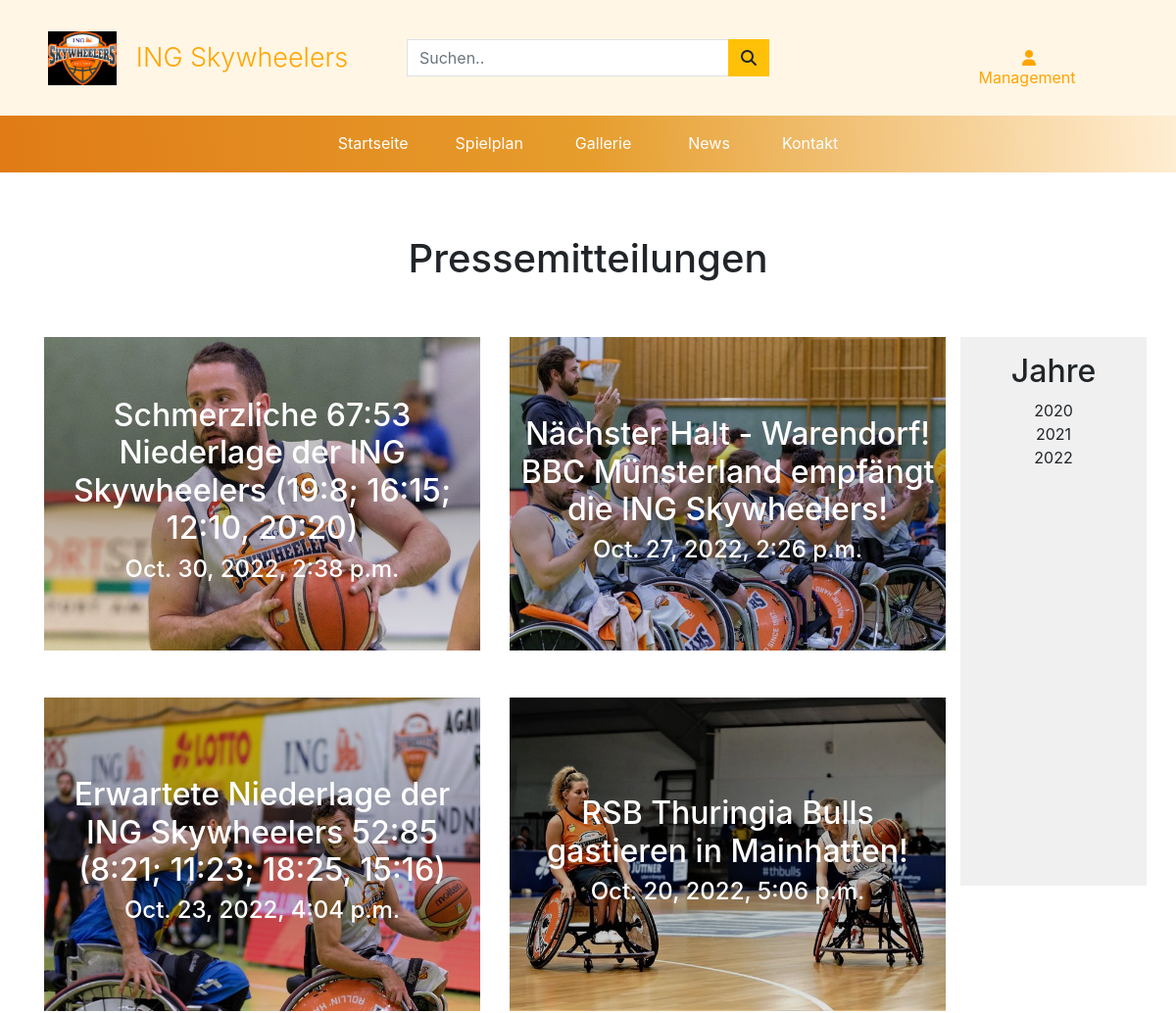
/nachrichten/ (upper part), run on an earlier commit of the app's database.
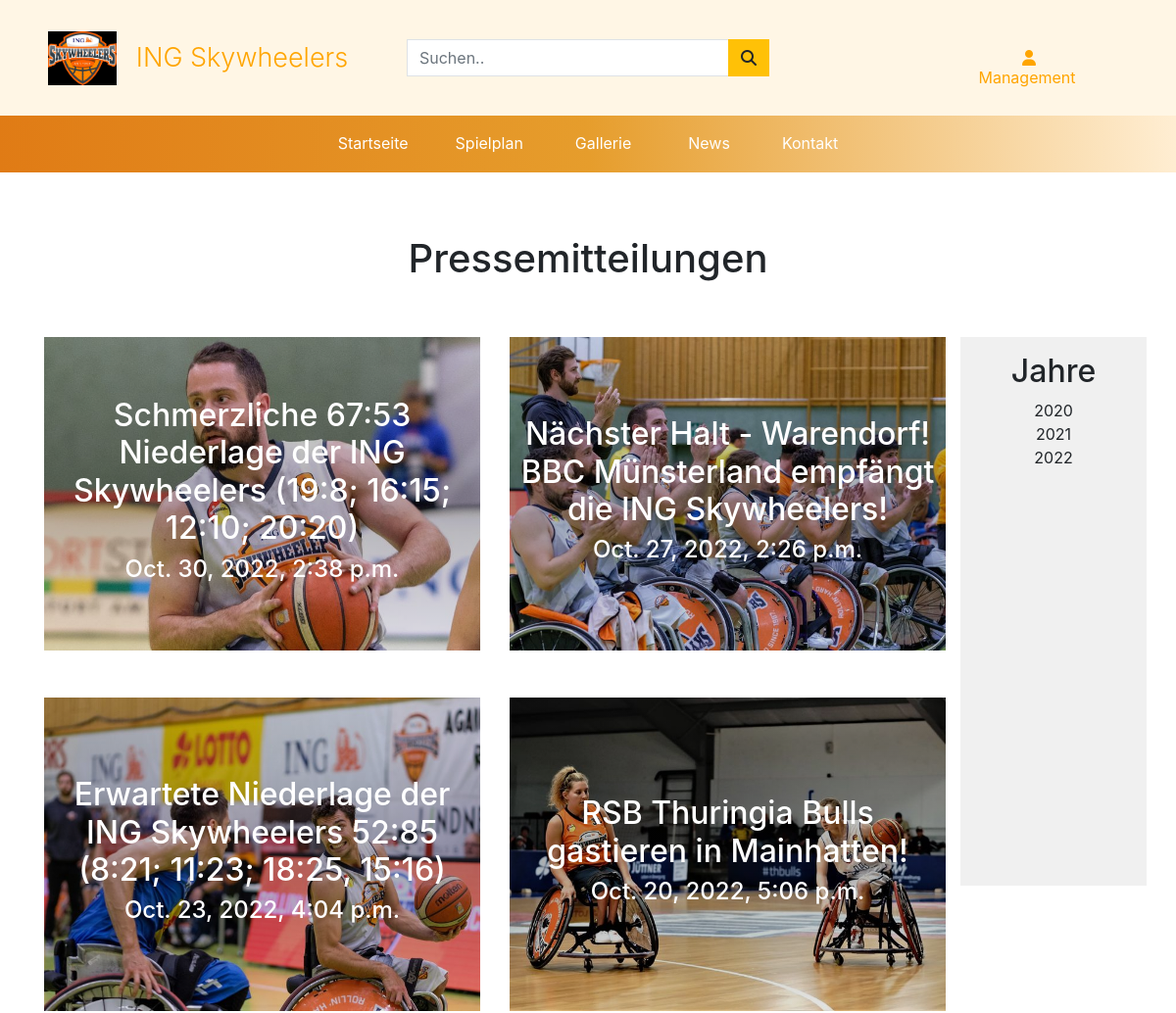
And on a later commit of the database.
### news/models.py (models this page shows, shortened)
class NewsHeadline(models.Model):
    friendly_name = models.CharField(max_length=254, null=False, blank=False, default='')
    image = models.ImageField(null=True, blank=True)
    heading = models.CharField(max_length=254, null=False, blank=False, default='')
    second_heading = models.CharField(max_length=254, null=True, blank=True, default='')
    time_and_date_published = models.DateTimeField(null=False, blank=False, default='')
    paragraph1 = models.TextField(default='', null=False, blank=False)
    paragraph2 = models.TextField(default='', null=True, blank=True)
    paragraph3 = models.TextField(default='', null=True, blank=True)
    paragraph4 = models.TextField(default='', null=True, blank=True)
    paragraph5 = models.TextField(default='', null=True, blank=True)
    paragraph6 = models.TextField(default='', null=True, blank=True)
    paragraph7 = models.TextField(default='', null=True, blank=True)
    paragraph8 = models.TextField(default='', null=True, blank=True)
    paragraph9 = models.TextField(default='', null=True, blank=True)
    paragraph10 = models.TextField(default='', null=True, blank=True)
    verbose_name_plural = 'Pressemitteilungen'

### news/views.py (the view)
# urls.py: path('', views.news_page , name='news_page'),
def news_page(request):
    d = datetime.datetime.now()
    yearsList = []
    def detectChangeOfYear():
        for i in range(2020, 2120):
            previousYear = i
            yearsList.append(i)
            for j in range(2021, 2121):
                newYear = j
                if previousYear == d.year:
                    return yearsList
                elif d.year == newYear and previousYear == d.year - 1:
                    yearsList.append(newYear)
                    return yearsList
    detectYear = detectChangeOfYear()
    currentYear = None
    if request.GET:
        if 'selectedNewsYear' in request.GET:
            selectedDate = request.GET['selectedNewsYear']
            theDate = int(selectedDate)
            currentYear = theDate
    else:
        currentYear = yearsList[-1]
    main_news_info = NewsHeadline.objects.all().order_by('-time_and_date_published')
    searched = False
    query = None
    if 'q' in request.GET:
        query = request.GET['q']
        queries = Q(heading__icontains=query) | Q(second_heading__icontains=query)
        searched = True
        main_news_info = NewsHeadline.objects.filter(queries)
    context = {
        'main_news_info': main_news_info,
        'search_term': query,
        'searched': searched,
        'yearChanged': detectYear,
        'yearsList': yearsList,
        'currentYear': currentYear
    }
    return render(request, 'news/news.html', context)

### news/templates/news/news.html (shortened to what this page needs)
{% extends 'base.html' %}
{% load static %}
{% block css %}
<link rel="stylesheet" href="{% static 'news/news.css' %}">
{% endblock %}
{% block content %}
<section>
    <div class="container-fluid">
        <div class="row">
            <div class="col-12 order-md-first">
            </div>
            {% if request.user.is_superuser %}
            <div class="col-12 mt-3 text-center">
                <h1>Pressemitteilungen</h1>
            </div>
            <div class="col-12 d-flex justify-content-center text-center mt-3 mb-5">
                <a href="{% url 'add_article' %}" class="btn btn-outline-warning rounded-0">+ Neue Pressemitteilung hinzufügen</a>
            </div>
            {% else %}
            <div class="col-12 my-5 text-center">
                <h1>Pressemitteilungen</h1>
            </div>
            {% endif %}
        </div>
    </div>
    <div class="container">
        <div class="row">
            <div class="col-12 col-md-10">
                <div class="row">
                    {% for news_i in main_news_info %}
                    {% if news_i.time_and_date_published.year == currentYear and searched == False %}
                    <div class="col-12 col-md-6 mb-5">
                        <a class="anchor-underline" href="{% url 'article_content' news_i.id %}">
                            {% if news_i.image %}
                                <div style="width: 100%; height: 40vh; color: #fff;
                                    background-image: linear-gradient(rgba(0, 0, 0, 0.1), rgba(0,0,0,0.3), rgba(0,0,0,0.1)), url('{{ news_i.image.url }}');
                                    background-position: center; background-size: cover; background-repeat: no-repeat;"
                                    class="news-hover-effect d-flex flex-column justify-content-center align-content-center text-center">
                                    <h2>{{ news_i.heading }}</h2>
                                    <h4>{{ news_i.time_and_date_published }}</h4>
                                </div>
                            {% endif %}
                        </a>
                    </div>
                    {% endif %}
                    {% endfor %}
                </div>
            </div>
            <div class="d-md-block d-none col-md-2 py-3 mb-5 news-year-list-wrap text-center">
                <h2>Jahre</h2>
                <ul class="p-0">
                    {% for year in yearsList %}
                        <li class="news-year-list">{{ year }}</li>
                    {% endfor %}
                </ul>
            </div>
        </div>
    </div>
</section>
{% endblock %}

What changed in the data, as far as the page shows it:
changed NewsHeadline: heading "Schmerzliche 67:53 Niederlage der ING Skywheelers (19:8; 16:15; 12:10, 20:20)" → "Schmerzliche 67:53 Niederlage der ING Skywheelers (19:8; 16:15; 12:10; 20:20)"
